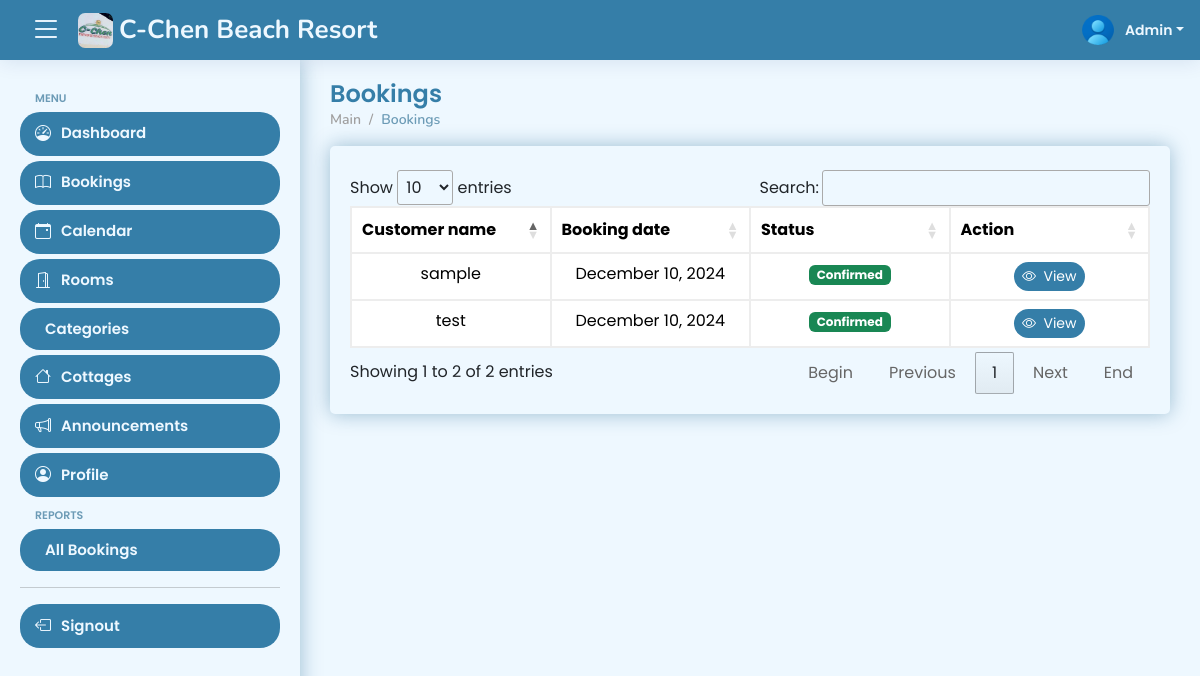
The app's page /views/admin/bookings (signed in), older data.
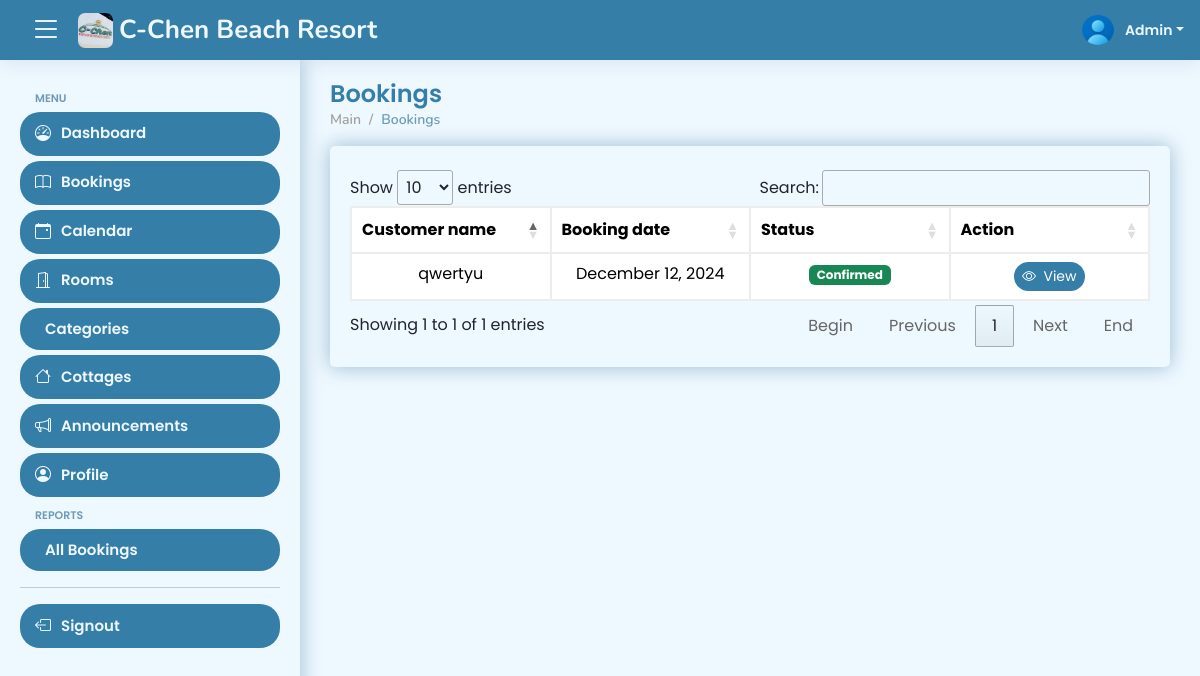
The same page, newer data.
### tables this page shows
CREATE TABLE IF NOT EXISTS `tbl_bookings` (
  `booking_id` int NOT NULL AUTO_INCREMENT,
  `reference_number` varchar(50) NOT NULL,
  `fullname` varchar(50) NOT NULL,
  `email` varchar(50) NOT NULL,
  `phone_number` varchar(50) NOT NULL,
  `date_check_in` date NOT NULL,
  `date_check_out` date NOT NULL,
  `message` text NOT NULL,
  `reason_for_cancellation` text,
  `mode_of_payment_id` int NOT NULL,
  `evidence` varchar(255) NOT NULL,
  `booking_status_id` int NOT NULL,
  `created_at` timestamp NOT NULL,
  PRIMARY KEY (`booking_id`)
);

### views/admin/bookings.php (the view, shortened to what the changed rows need)
<?php
if (isset($_SESSION['id'])) {
?>
    <!DOCTYPE html>
    <html lang="en">
    <head>
        <?php include 'includes/head.php' ?>
    </head>
    <body>
        <?php include 'includes/header.php' ?>
        <?php include 'includes/aside.php' ?>
        <main id="main" class="main">
            <div class="pagetitle">
                <h1>Bookings</h1>
                <nav>
                    <ol class="breadcrumb">
                        <li class="breadcrumb-item">Main</li>
                        <li class="breadcrumb-item active">Bookings</li>
                    </ol>
                </nav>
            </div>
            <section class="section dashboard mb-5">
                <div class="row">
                    <div class="col-lg-12">
                        <div class="card">
                            <div class="card-body">
                                <div class="table-responsive mt-4" id="data-table">
                                    <table class="table" id="paginateAllReservations">
                                        <col width="25%">
                                        <col width="25%">
                                        <col width="25%">
                                        <col width="25%">
                                        <thead>
                                            <tr>
                                                <th>Customer name</th>
                                                <th>Booking date</th>
                                                <th>Status</th>
                                                <th>Action</th>
                                            </tr>
                                        </thead>
                                        <tbody>
                                            <?php
                                            $stmtBookings = $conn->prepare(' SELECT
                                            tbl_bookings.*,
                                            tbl_mode_of_payment.mode_of_payment
                                            FROM tbl_bookings
                                            INNER JOIN tbl_mode_of_payment ON tbl_bookings.mode_of_payment_id = tbl_mode_of_payment.mode_of_payment_id
                                            ORDER BY tbl_bookings.created_at ASC');
                                            $stmtBookings->execute();
                                            $resultBookings = $stmtBookings->get_result();
                                            if ($resultBookings->num_rows > 0) {
                                                while ($rowBookings = $resultBookings->fetch_assoc()) {
                                                    $booking_id = $rowBookings['booking_id'];
                                                    $fullname = $rowBookings['fullname'];
                                                    $booking_status_id = $rowBookings['booking_status_id'];
                                                    $created_at = (new DateTime($rowBookings['created_at']))->format("F j, Y");
                                                    if ($booking_status_id == 1) {
                                                        $status = "Pending";
                                                        $badge = "class='badge bg-warning'";
                                                        $style = "class='text-warning'";
                                                        $cnfrmBtn = "flex;";
                                                        $reason = "none";
                                                    } else if ($booking_status_id == 2) {
                                                        $status = "Confirmed";
                                                        $badge = "class='badge bg-success'";
                                                    } else if ($booking_status_id == 3) {
                                                        $status = "Decline";
                                                        $badge = "class='badge bg-danger'";
                                                        $style = "class='text-danger'";
                                                        $cnfrmBtn = "none;";
                                                        $reason = "none";
                                                    } else if ($booking_status_id == 4) {
                                                        $status = "Cancelled";
                                                        $badge = "class='badge bg-warning'";
                                                        $style = "class='text-warning'";
                                                        $cnfrmBtn = "flex;";
                                                        $reason = "block";
                                                    }
                                                    echo "
                                                    <tr>
                                                        <td class='text-center'>$fullname</td>
                                                        <td class='text-center'>$created_at</td>
                                                        <td class='text-center'><span $badge>$status</span></td>
                                                        <td class='text-center'>
                                                            <button class='btn btn-sm btn-primary rounded-5' data-bs-toggle='modal' data-bs-target='#infoModal$booking_id'>
                                                                <i class='bi bi-eye'></i>&nbsp; <span class='to-hide'>View</span>
                                                            </button>
                                                        </td>
                                                    </tr>
                                                    ";
                                            ?>
                                            <?php
                                                }
                                            }
                                            ?>
                                        </tbody>
                                    </table>
                                </div>
                            </div>
                        </div>
                    </div>
                </div>
            </section>
        </main>
    </body>
    </html>
<?php
} else {
    header('Location: ../../signout.php');
    exit();
}
?>

Row changes from the older to the newer data that the page shows:
removed tbl_bookings: fullname "test", created_at "December 10, 2024", booking_status "Confirmed"
removed tbl_bookings: fullname "sample", created_at "December 10, 2024", booking_status "Confirmed"
added tbl_bookings: fullname "qwertyu", created_at "December 12, 2024", booking_status "Confirmed"
Text that changed along with them:
text written by a page script: "Show entries Search: Showing 1 to 2 of 2 entries Begin Previous 1 Next End" → "Show entries Search: Showing 1 to 1 of 1 entries Begin Previous 1 Next End"
